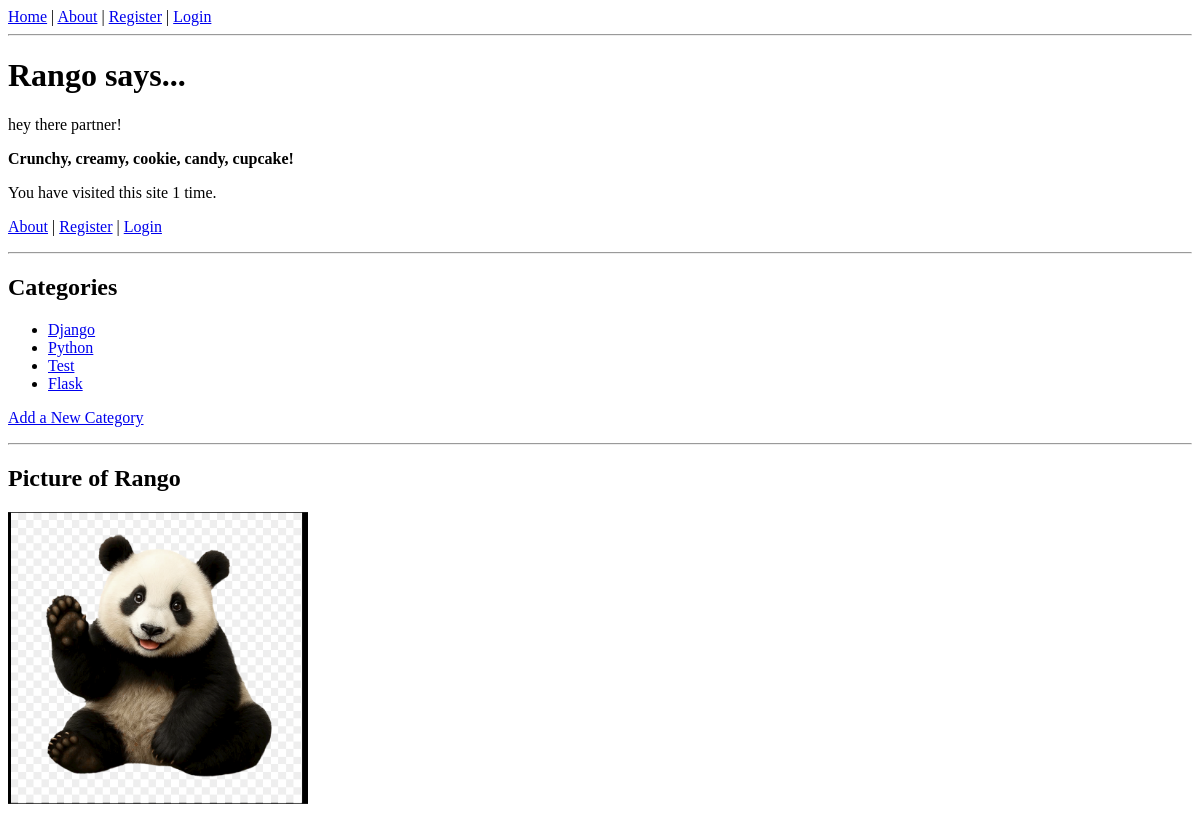
/rango/, run on an earlier commit of the app's database.
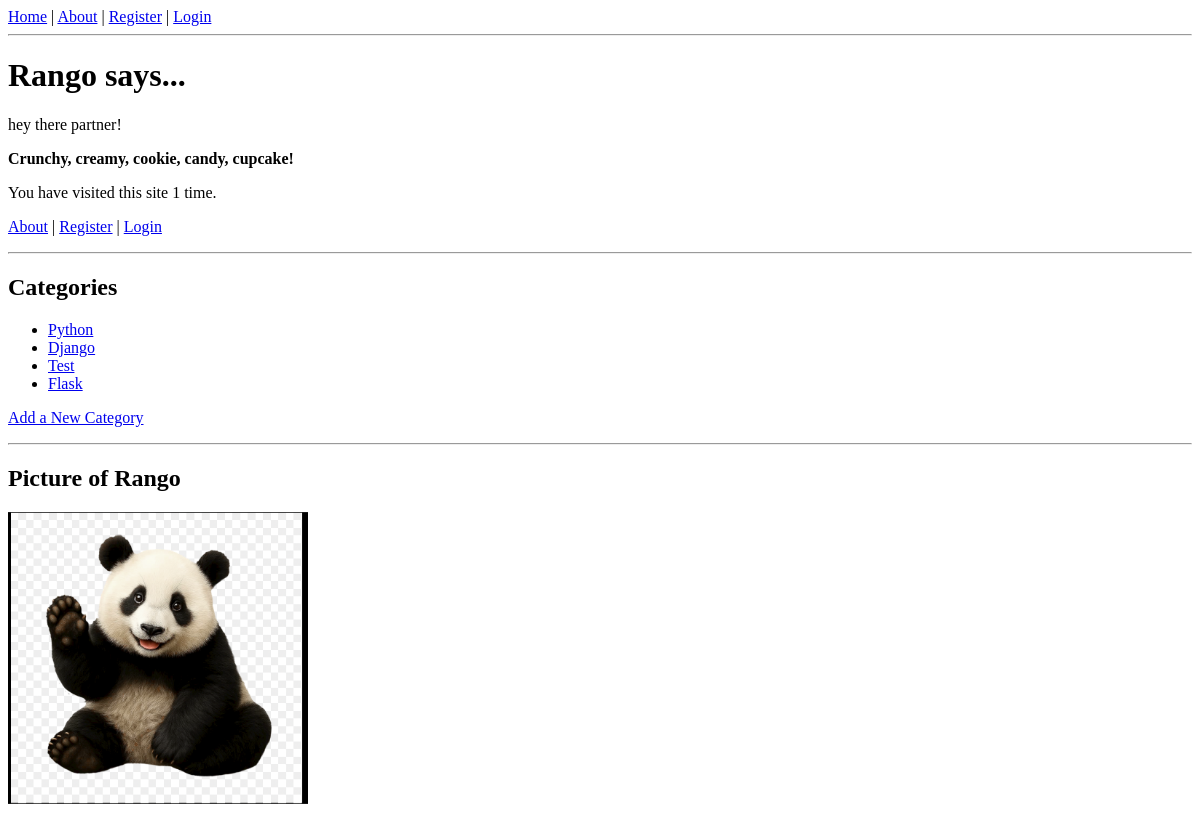
And on a later commit of the database.
### rango/models.py (models this page shows, shortened)
class Category(models.Model):
    name = models.CharField(max_length=128, unique=True)
    views = models.IntegerField(default=0)
    likes = models.IntegerField(default=0)
    slug = models.SlugField(unique=True, blank=True)

### rango/views.py (the view)
# urls.py: path('', views.index, name='index'),
def index(request):
    category_list = Category.objects.order_by('-likes')[:5]
    context_dict = {}
    context_dict['categories'] = category_list
    context_dict['boldmessage'] = 'Crunchy, creamy, cookie, candy, cupcake!'
    visits = request.session.get('visits', 0)
    visits += 1
    request.session['visits'] = visits
    context_dict['visits'] = visits
    return render(request, 'rango/index.html', context=context_dict)

### templates/rango/index.html (shortened to what this page needs)
{% extends 'rango/base.html' %}
{% load static %}
{% block body_block %}
<h1>Rango says...</h1>
<p>hey there partner!</p>
<p><strong>{{ boldmessage }}</strong></p>
<p>
    You have visited this site {{ visits }} time{{ visits|pluralize }}.
</p>
<p>
    <a href="{% url 'rango:about' %}">About</a> |
    <a href="{% url 'rango:register' %}">Register</a> |
    <a href="{% url 'rango:login' %}">Login</a>
</p>
<hr>
<h2>Categories</h2>
{% if categories %}
<ul>
    {% for category in categories %}
    <li>
        <a href="{% url 'rango:show_category' category.slug %}">
            {{ category.name }}
        </a>
    </li>
    {% endfor %}
</ul>
{% else %}
<p><strong>No categories present.</strong></p>
{% endif %}
<p>
    <a href="{% url 'rango:add_category' %}">Add a New Category</a>
</p>
<hr>
<h2>Picture of Rango</h2>
<img src="{% static 'images/rango.jpg' %}"
     alt="Picture of Rango"
     width="300" />
{% endblock %}

### templates/rango/base.html (shortened to what this page needs)
<!DOCTYPE html>
<html>
<head>
</head>
<body>
    <div>
        <a href="{% url 'rango:index' %}">Home</a> |
        <a href="{% url 'rango:about' %}">About</a> |
        {% if user.is_authenticated %}
            <a href="{% url 'rango:logout' %}">Logout</a>
        {% else %}
            <a href="{% url 'rango:register' %}">Register</a> |
            <a href="{% url 'rango:login' %}">Login</a>
        {% endif %}
    </div>
    <hr />
    {% block body_block %}
    {% endblock %}
</body>
</html>

What changed in the data, as far as the page shows it:
changed Category "Python": moves up the list
